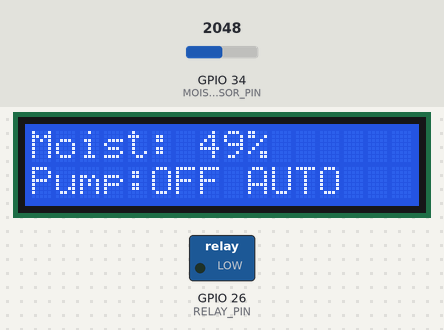
Recording of a sketch running on a simulated ESP32. On the bench: 16×2 character LCD, switched loads named in the sketch (green lamp = pin HIGH). Inputs (shaded band) come from the test bench; at power-on: GPIO 34 (MOISTURE_SENSOR_PIN) = 2048. WiFi joins after 1.5 s; servers stay silent unless stated; uploads are accepted with an empty reply; what the sketch prints to the serial monitor is not drawn.

Above: at 4.8 s.
4.9 s: GPIO 34 (MOISTURE_SENSOR_PIN) set to 3131
At 6.2 s:
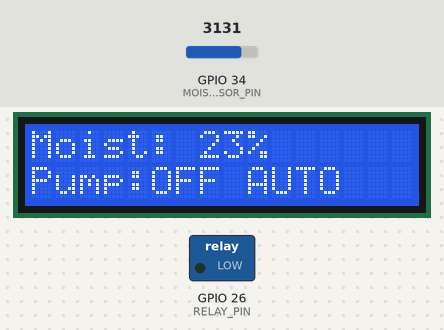
7.3 s: GPIO 34 (MOISTURE_SENSOR_PIN) set to 3246
At 9.0 s:
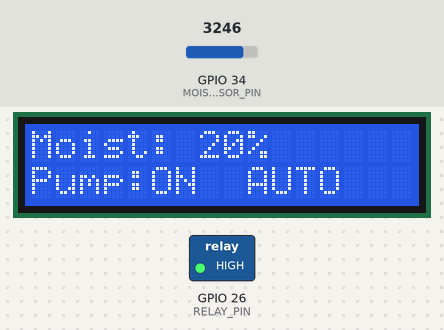
9.3 s: GPIO 34 (MOISTURE_SENSOR_PIN) set to 3160
At 9.7 s:
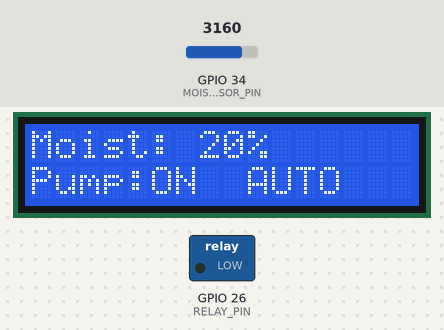
11.3 s: GPIO 34 (MOISTURE_SENSOR_PIN) set to 3603
At 11.7 s:
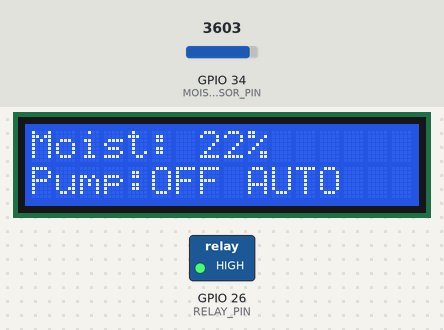
Timing chart, 0 to 14.3 s (numbered marks = the images above; inputs shaded):
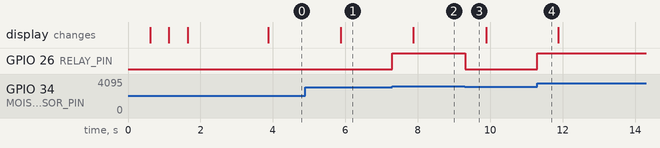

Measured:
- the behaviour switches between 3200 and 3201 on GPIO 34 (MOISTURE_SENSOR_PIN) (found by bisection; images 1 and 2)
- after the input at 4.9 s, the display: changes after 0.98 s (image 1)
- after the input at 7.3 s, GPIO 26 (RELAY_PIN): LOW → HIGH at once; the display: changes after 0.58 s (image 2)
- after the input at 9.3 s, GPIO 26 (RELAY_PIN): HIGH → LOW at once
- after the input at 11.3 s, GPIO 26 (RELAY_PIN): LOW → HIGH at once

The sketch:

main.ino
```cpp
#include <WiFi.h>
#include <HTTPClient.h>
#include <ArduinoJson.h>
#include <Wire.h>
#include <LiquidCrystal_I2C.h>

// WiFi credentials
const char* ssid = "Galaxy_5";
const char* password = "lolcat727";

// Server details
const char* serverUrl = "http://192.168.61.187:3000/api/sensor-data";
const char* controlUrl = "http://192.168.61.187:3000/api/pump-status";

// Pin configurations
const int MOISTURE_SENSOR_PIN = 34;  // Analog pin for moisture sensor
const int RELAY_PIN = 26;            // Digital pin for relay control
const int MOISTURE_THRESHOLD = 3200;  // When moisture reading > 3200 (drier), pump turns on

// LCD Configuration
LiquidCrystal_I2C lcd(0x27, 16, 2);  // Set the LCD address to 0x27 for a 16 chars and 2 line display

// Timing variables
unsigned long lastTime = 0;
const unsigned long timerDelay = 5000;  // Send data every 5 seconds
unsigned long lastLCDUpdate = 0;
const unsigned long lcdUpdateDelay = 1000;  // Update LCD every second
unsigned long lastControlCheck = 0;
const unsigned long controlCheckDelay = 1000;  // Check control status every second

// Control variables
bool manualControl = false;
bool pumpStatus = false;

void setup() {
  Serial.begin(115200);

  // Initialize LCD
  Wire.begin();
  lcd.init();
  lcd.backlight();
  lcd.clear();
  lcd.setCursor(0, 0);
  lcd.print("ASEP AIDS System");
  lcd.setCursor(0, 1);
  lcd.print("Initializing...");

  // Initialize pins
  pinMode(MOISTURE_SENSOR_PIN, INPUT);
  pinMode(RELAY_PIN, OUTPUT);
  digitalWrite(RELAY_PIN, LOW);  // Start with pump off

  // Connect to WiFi
  WiFi.begin(ssid, password);
  Serial.println("Connecting to WiFi");
  lcd.clear();
  lcd.setCursor(0, 0);
  lcd.print("Connecting WiFi");

  int dots = 0;
  while(WiFi.status() != WL_CONNECTED) {
    delay(500);
    Serial.print(".");
    lcd.setCursor(dots % 13, 1);
    lcd.print(".");
    dots++;
    if(dots > 12) {
      lcd.setCursor(0, 1);
      lcd.print("            ");
      dots = 0;
    }
  }

  Serial.println("");
  Serial.println("Connected to WiFi network");
  Serial.print("IP Address: ");
  Serial.println(WiFi.localIP());

  lcd.clear();
  lcd.setCursor(0, 0);
  lcd.print("WiFi Connected");
  lcd.setCursor(0, 1);
  lcd.print(WiFi.localIP());
  delay(2000);
}

void checkPumpControl() {
  if(WiFi.status() == WL_CONNECTED) {
    HTTPClient http;
    http.begin(controlUrl);

    int httpCode = http.GET();
    Serial.print("Checking pump control, HTTP code: ");
    Serial.println(httpCode);

    if(httpCode > 0) {
      String payload = http.getString();
      Serial.print("Received control data: ");
      Serial.println(payload);

      StaticJsonDocument<200> doc;
      DeserializationError error = deserializeJson(doc, payload);

      if(!error) {
        bool newManualControl = doc["manualControl"] | false;
        bool newPumpStatus = doc["pumpStatus"] | false;

        if(newManualControl != manualControl || newPumpStatus != pumpStatus) {
          manualControl = newManualControl;
          if(manualControl) {
            pumpStatus = newPumpStatus;
            digitalWrite(RELAY_PIN, pumpStatus ? HIGH : LOW);
            Serial.print("Manual control: Pump turned ");
            Serial.println(pumpStatus ? "ON" : "OFF");
          }
        }
      } else {
        Serial.print("JSON parse error: ");
        Serial.println(error.c_str());
      }
    }
    http.end();
  }
}

void updateLCD(int moistureLevel, int moisturePercent) {
  lcd.clear();
  lcd.setCursor(0, 0);
  lcd.print("Moist: ");
  lcd.print(moisturePercent);
  lcd.print("%");

  lcd.setCursor(0, 1);
  lcd.print("Pump:");
  lcd.print(pumpStatus ? "ON " : "OFF");
  lcd.print(manualControl ? " MAN" : " AUTO");
}

void loop() {
  unsigned long currentTime = millis();

  // Read sensor data
  int moistureLevel = analogRead(MOISTURE_SENSOR_PIN);
  int moisturePercent = map(moistureLevel, 4095, 0, 0, 100);  // Invert mapping

  // Check for manual control from dashboard
  if (currentTime - lastControlCheck >= controlCheckDelay) {
    checkPumpControl();
    lastControlCheck = currentTime;
  }

  // Control pump based on moisture level or manual control
  if (!manualControl) {
    if (moistureLevel > MOISTURE_THRESHOLD) {
      digitalWrite(RELAY_PIN, HIGH);
      pumpStatus = true;
      Serial.println("Auto mode: Pump ON - Low moisture detected");
    } else {
      digitalWrite(RELAY_PIN, LOW);
      pumpStatus = false;
      Serial.println("Auto mode: Pump OFF - Adequate moisture");
    }
  }

  // Update LCD every second
  if (currentTime - lastLCDUpdate >= lcdUpdateDelay) {
    updateLCD(moistureLevel, moisturePercent);
    lastLCDUpdate = currentTime;
  }

  // Send data to server every 5 seconds
  if (currentTime - lastTime >= timerDelay) {
    if(WiFi.status() == WL_CONNECTED) {
      StaticJsonDocument<200> doc;
      doc["moisture"] = moisturePercent;
      doc["pumpStatus"] = pumpStatus;
      doc["manualControl"] = manualControl;

      String jsonString;
      serializeJson(doc, jsonString);

      Serial.print("Sending data to server: ");
      Serial.println(jsonString);

      HTTPClient http;
      http.begin(serverUrl);
      http.addHeader("Content-Type", "application/json");

      int httpResponseCode = http.POST(jsonString);

      if (httpResponseCode > 0) {
        Serial.print("HTTP Response code: ");
        Serial.println(httpResponseCode);
        String response = http.getString();
        Serial.println(response);
      } else {
        Serial.print("Error code: ");
        Serial.println(httpResponseCode);
      }

      http.end();
    } else {
      Serial.println("WiFi Disconnected");
    }
    lastTime = currentTime;
  }
}
```
